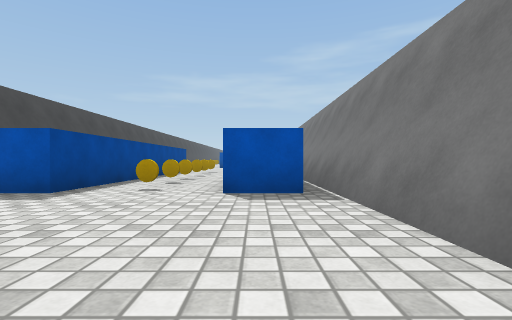
[1] (above)

14 first-person views from a walk through a 3-D level made in the Unity game engine. The camera is 0.51 m above the floor, looks level and sees 85° across. The floor is counted in squares, 1 m on a side. Each view is taken from the middle of a square. On the plan, view 1 faces up. The plan holds only what a view shows up to about 9 squares ahead; the rest is blank. The place goes on beyond the plan. The player character is not drawn. Surface patterns are stand-ins for the level's own textures.

[2]
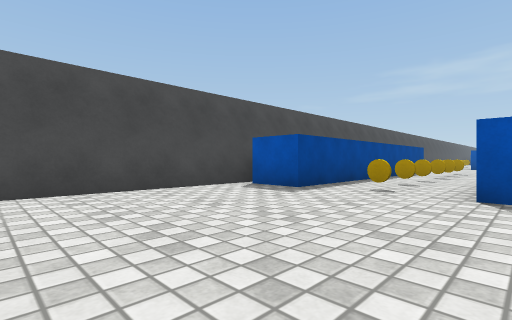

[3]
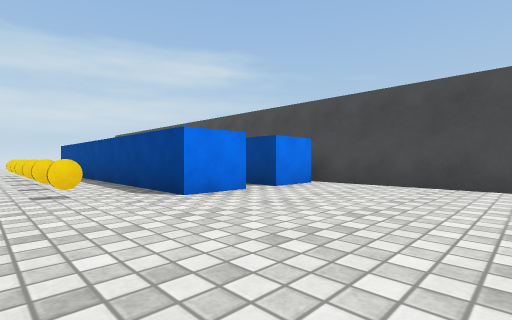

[4]
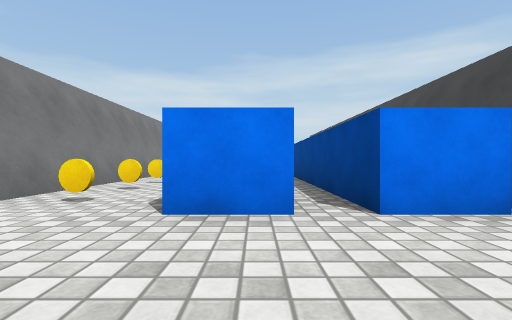

[5]
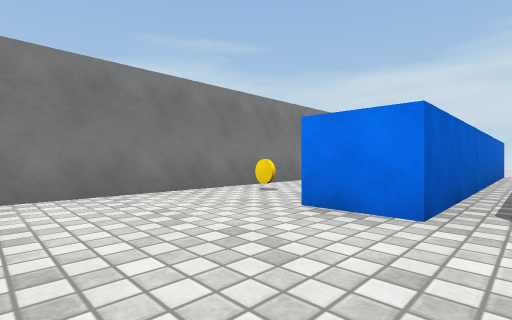

[6]
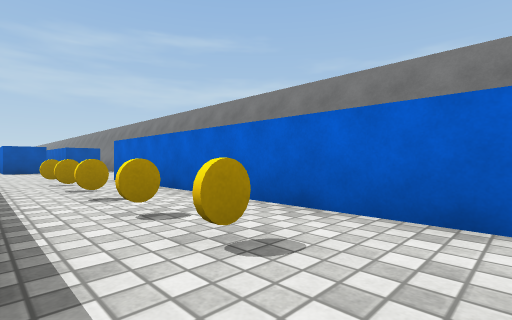

[7]
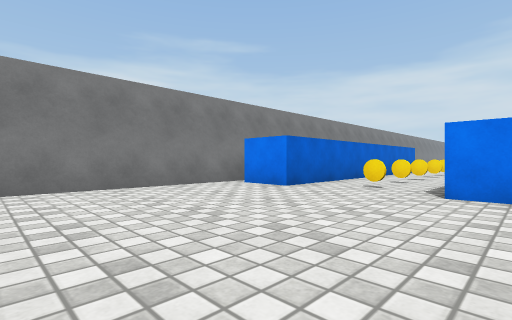

[8]
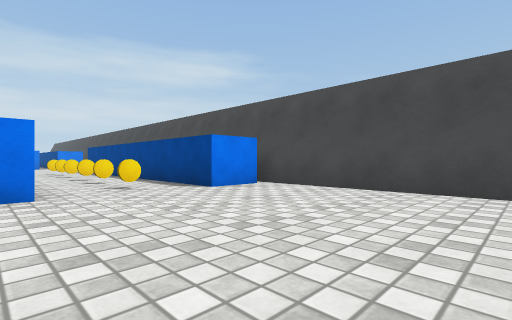

[9]
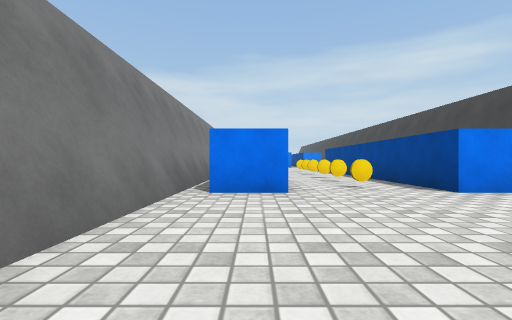

[10]
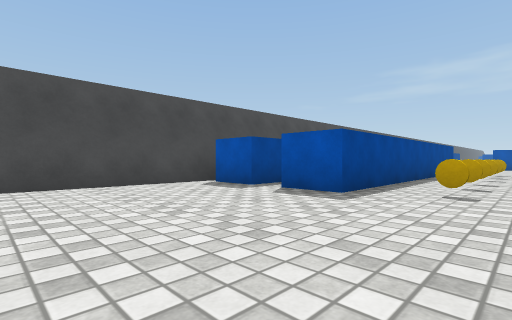

[11]
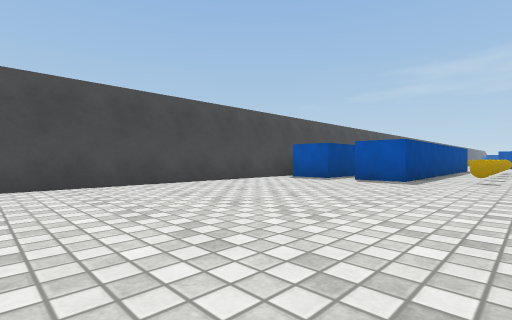

[12]
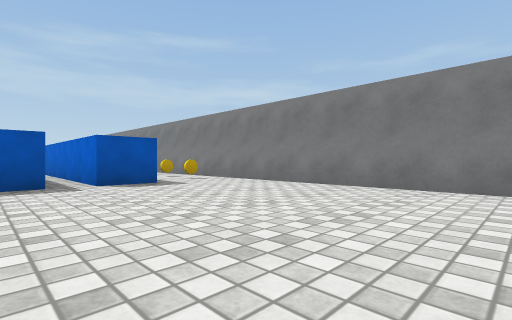

[13]
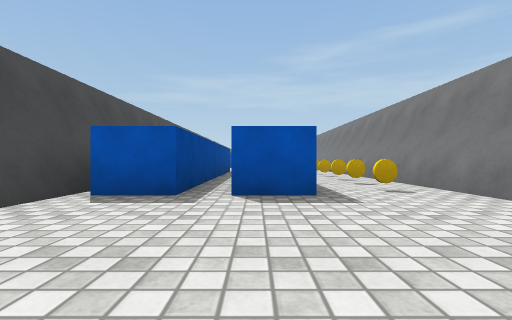

[14]
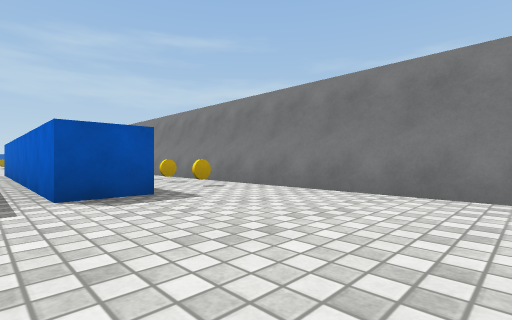

### Floor plan
Points are (right, up) in squares from view 1. A wall is a line through its corners. A room is listed if a view was taken in it or the views show most of it. See-through windows are left out.
Room 1 (views 1, 2, 3, 4, 5, 6, 7, 8, 9, 10, 11, 12, 13, 14)
walls: (-1.1, -1.6) (-1.1, -10) (-2.4, -10) (-2.4, -1.6) (-1.1, -1.6); (-4.5, -1.6) (-3.2, -1.6) (-3.2, -10) (-4.4, -10); (1.6, 1.6) (1.6, 8); (0.8, 4.3) (-0.5, 4.3); (-0.5, 5) (-0.5, 12.6) (0.8, 12.6); (-4.9, 5) (-4.9, -2.1); (-5.1, 5) (-5.1, -2.1); (-4.9, -8.8) (-4.9, -16.8); (-5.1, -8.8) (-5.1, -16.8); (1.6, 11.8) (1.6, 16.9); (-4.4, 12.6) (-3.2, 12.6) (-3.2, 4.3) (-4.4, 4.3); (1.4, -15.9) (1.4, 16.9); (1.6, -15.9) (1.6, 0.9); (-4.9, 16.9) (-4.9, 12); (-5.1, 16.9) (-5.1, 11.9)
objects: other object (-2, 5); other object (-2, 6); other object (-2, 8); other object (-2, 9); other object (-2, 10); other object (-2, 12); other object (0, -9); other object (0, -8); other object (0, -7); other object (0, -5); other object (0, -4); other object (0, -2)

Positions as (right, up) in squares from view 1, and headings:
1: (0, 0), facing up
2: (0, 0), facing up-left
3: (1, 2), facing down-left
4: (-2, 1), facing down
5: (-3, 1), facing down-right
6: (-3, 5), facing up-right
7: (-4, 17), facing down-right
8: (0, 17), facing down-left
9: (0, 17), facing down
10: (1, -14), facing up-left
11: (1, -17), facing up-left
12: (-4, -16), facing up-right
13: (-2, -14), facing up
14: (-3, -14), facing up-right
